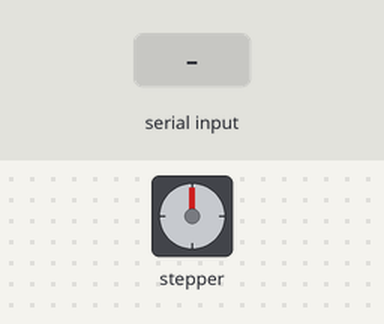
A sketch run on a simulated Arduino Uno, built with avr-gcc and run on an emulated ATmega328P. Parts: stepper motor. Inputs (shaded band) come from the test bench. Stepper angles assume 200 steps per turn.

Above: at 1.2 s.
1.3 s: "90,45\n" received over Serial
At 3.5 s:
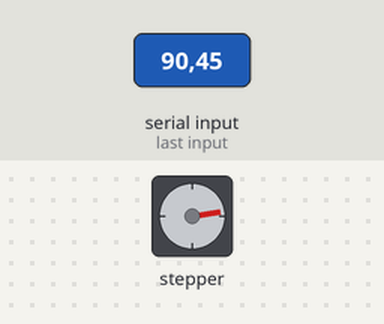
4.3 s: "30,150\n" received over Serial
At 5.63 s:
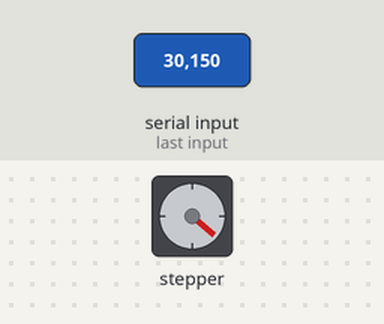
7.3 s: "5\n" received over Serial
At 7.81 s:
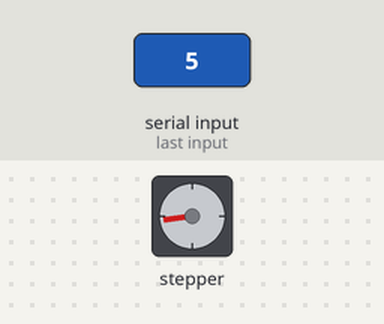
10.3 s: "200\n" received over Serial
Timing chart, 0 to 15.7 s (numbered marks = the images above; inputs shaded):
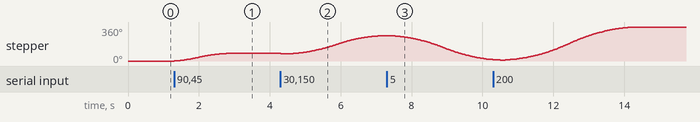

Measured:
- after the input at 1.3 s, stepper: turns 81° clockwise in 1.5 s, starting at once
- after the input at 7.3 s, stepper: keeps turning counter-clockwise at about 88°/s, starting after 0.10 s

The sketch:

serial_read_stepper_position.ino
```cpp
#include <AccelStepper.h>

AccelStepper one(1, 7, 6);
AccelStepper two(1, 5, 4);
AccelStepper three(1, 3, 2);

int pos = 0;

void setup() {
  one.setMaxSpeed(200);
  one.setAcceleration(50);

  two.setMaxSpeed(200);
  two.setAcceleration(50);

  three.setMaxSpeed(200);
  three.setAcceleration(50);


  Serial.begin(9600);
}

void loop() {


if (Serial.available()){
  pos = Serial.parseInt();
  one.moveTo(pos);
  Serial.read();
}

  one.run();
  two.run();
  three.run();
}
```
